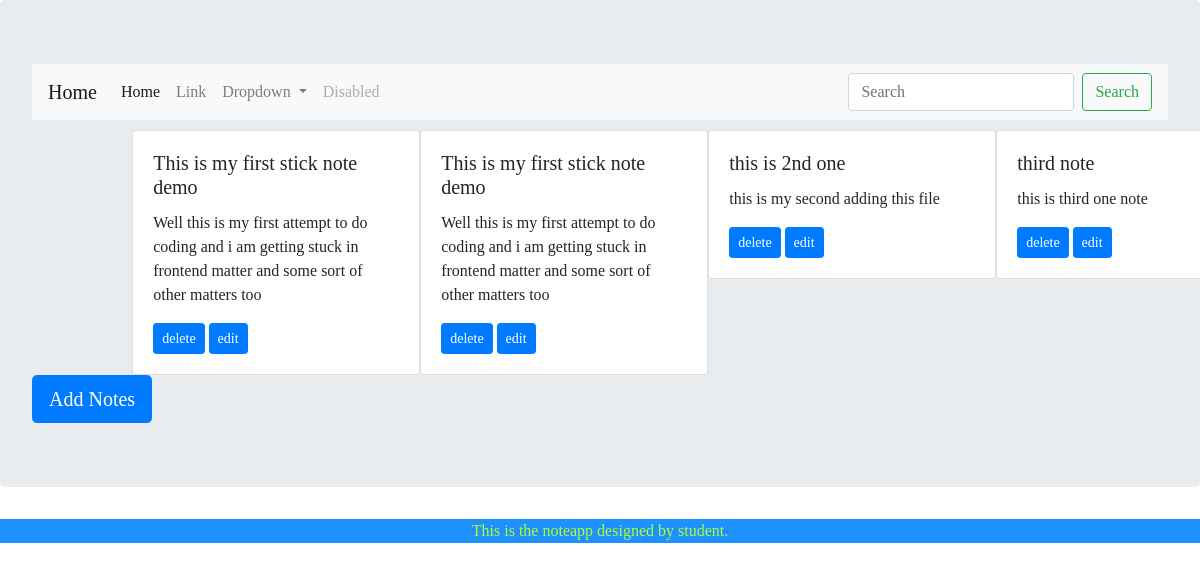
Before: /all_notes/ with the older database file.
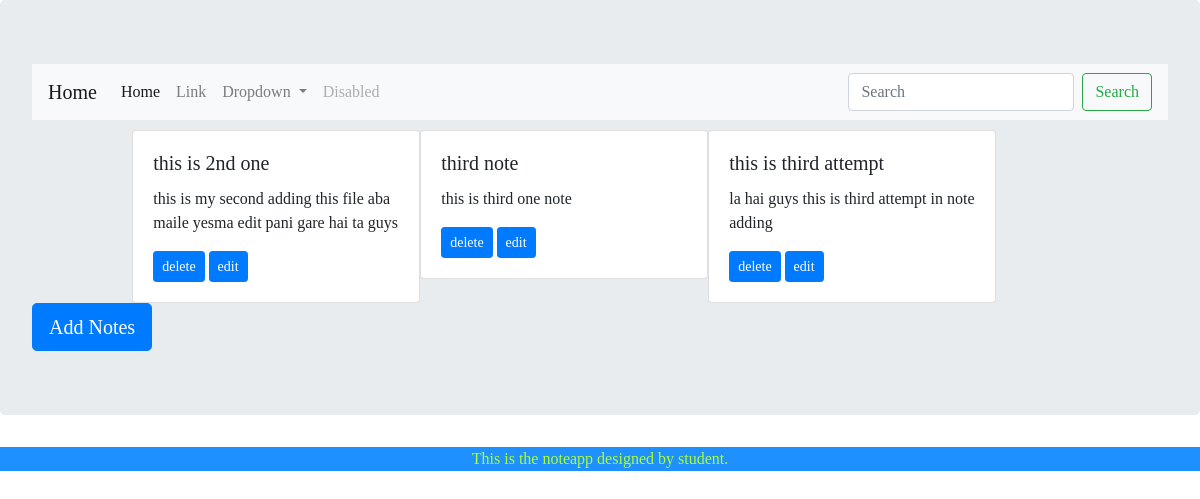
After: the same page with the newer database file.
### noteapp/models.py (models this page shows, shortened)
class Note(models.Model):
    title = models.CharField(max_length= 100)
    description = models.TextField()

### noteapp/views.py (the view)
# urls.py: path('all_notes/',views.all_notes, name='all_notes')
def all_notes(request):
    notes = Note.objects.all()
    return render(request, 'all_notes.html', context={'notes': notes})

### templates/all_notes.html (shortened to what this page needs)
{% extends 'base.html' %}
{% block content %}
{% if notes %}
  <div class="row" style="margin-top: 10px;">
  {% for note in notes %}
    <div class="column mx-5%">
      <div class="card" style="width: 18rem; margin-left: 40%;">
      <div class="card-body">
        <h5 class="card-title">{{note.title}}</h5>
        <p class="card-text">{{note.description}}</p>
        <a class="btn btn-primary btn-sm" href="{% url 'delete' note_id=note.id %}"> delete</a>
        <a class="btn btn-primary btn-sm" href="{% url 'edit' note_id=note.id %}"> edit</a>
      </div>
      </div>
    </div>
  {% endfor %}
  </div>
{% else %}
  <h3 style="margin-top: 50px;" text-align='center'> Notes list is empty</h3>
{% endif %}
<a class="btn btn-primary btn-lg" href="{% url 'add_notes' %}">Add Notes</a>
{% endblock content %}

Changed rows visible on the page:
removed Note: title "This is my first stick note demo", description "Well this is my first attempt to do coding and i am getting stuck in frontend matter and some sort of other matters too"
removed Note: title "This is my first stick note demo", description "Well this is my first attempt to do coding and i am getting stuck in frontend matter and some sort of other matters too"
changed Note "this is 2nd one": description "this is my second adding this file" → "this is my second adding this file aba maile yesma edit pani gare hai ta guys"
added Note: title "this is third attempt", description "la hai guys this is third attempt in note adding"
